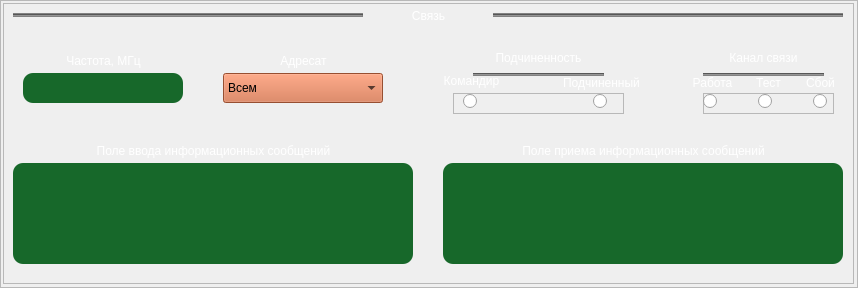
  <widget class="QFrame" name="frame_11">
   <property name="geometry">
    <rect>
     <x>810</x>
     <y>540</y>
     <width>858</width>
     <height>288</height>
    </rect>
   </property>
   <property name="frameShape">
    <enum>QFrame::StyledPanel</enum>
   </property>
   <property name="frameShadow">
    <enum>QFrame::Plain</enum>
   </property>
   <widget class="QFrame" name="frame_4">
    <property name="geometry">
     <rect>
      <x>3</x>
      <y>3</y>
      <width>851</width>
      <height>281</height>
     </rect>
    </property>
    <property name="frameShape">
     <enum>QFrame::StyledPanel</enum>
    </property>
    <property name="frameShadow">
     <enum>QFrame::Sunken</enum>
    </property>
    <widget class="QLabel" name="lbl_output">
     <property name="geometry">
      <rect>
       <x>10</x>
       <y>160</y>
       <width>400</width>
       <height>101</height>
      </rect>
     </property>
     <property name="styleSheet">
      <string notr="true">background-color: rgb(23,104,42);
border-radius: 10px;
</string>
     </property>
     <property name="text">
      <string/>
     </property>
     <property name="alignment">
      <set>Qt::AlignJustify|Qt::AlignTop</set>
     </property>
     <property name="wordWrap">
      <bool>true</bool>
     </property>
     <property name="margin">
      <number>10</number>
     </property>
    </widget>
    <widget class="QLineEdit" name="lineEdit">
     <property name="geometry">
      <rect>
       <x>440</x>
       <y>160</y>
       <width>400</width>
       <height>101</height>
      </rect>
     </property>
     <property name="styleSheet">
      <string notr="true">background-color: rgb(23,104,42);
border-radius: 10px;
</string>
     </property>
     <property name="frame">
      <bool>false</bool>
     </property>
     <property name="alignment">
      <set>Qt::AlignJustify|Qt::AlignTop</set>
     </property>
    </widget>
    <widget class="QLabel" name="lbl_9">
     <property name="geometry">
      <rect>
       <x>440</x>
       <y>140</y>
       <width>401</width>
       <height>16</height>
      </rect>
     </property>
     <property name="styleSheet">
      <string notr="true">color: rgb(255, 255, 255);
font: 9pt &quot;MS Shell Dlg 2&quot;;</string>
     </property>
     <property name="text">
      <string>Поле приема информационных сообщений</string>
     </property>
     <property name="alignment">
      <set>Qt::AlignCenter</set>
     </property>
    </widget>
    <widget class="Line" name="line_20">
     <property name="geometry">
      <rect>
       <x>490</x>
       <y>10</y>
       <width>350</width>
       <height>4</height>
      </rect>
     </property>
     <property name="styleSheet">
      <string notr="true">background-color:rgb(130, 130, 130)</string>
     </property>
     <property name="orientation">
      <enum>Qt::Horizontal</enum>
     </property>
    </widget>
    <widget class="QLineEdit" name="lineEdit_2">
     <property name="geometry">
      <rect>
       <x>20</x>
       <y>70</y>
       <width>160</width>
       <height>30</height>
      </rect>
     </property>
     <property name="styleSheet">
      <string notr="true">background-color: rgb(23,104,42);
border-radius: 10px;
</string>
     </property>
    </widget>
    <widget class="QLabel" name="lbl_1">
     <property name="geometry">
      <rect>
       <x>360</x>
       <y>5</y>
       <width>131</width>
       <height>16</height>
      </rect>
     </property>
     <property name="styleSheet">
      <string notr="true">color: rgb(255, 255, 255);</string>
     </property>
     <property name="text">
      <string>Связь</string>
     </property>
     <property name="alignment">
      <set>Qt::AlignCenter</set>
     </property>
    </widget>
    <widget class="QLabel" name="lbl_8">
     <property name="geometry">
      <rect>
       <x>10</x>
       <y>140</y>
       <width>401</width>
       <height>16</height>
      </rect>
     </property>
     <property name="styleSheet">
      <string notr="true">color: rgb(255, 255, 255);
font: 9pt &quot;MS Shell Dlg 2&quot;;</string>
     </property>
     <property name="text">
      <string>Поле ввода информационных сообщений</string>
     </property>
     <property name="alignment">
      <set>Qt::AlignCenter</set>
     </property>
    </widget>
    <widget class="QLabel" name="l_begining_13">
     <property name="geometry">
      <rect>
       <x>20</x>
       <y>50</y>
       <width>161</width>
       <height>16</height>
      </rect>
     </property>
     <property name="styleSheet">
      <string notr="true">color: rgb(255, 255, 255);</string>
     </property>
     <property name="text">
      <string>Частота, МГц</string>
     </property>
     <property name="alignment">
      <set>Qt::AlignCenter</set>
     </property>
    </widget>
    <widget class="QLabel" name="l_begining_15">
     <property name="geometry">
      <rect>
       <x>220</x>
       <y>50</y>
       <width>161</width>
       <height>16</height>
      </rect>
     </property>
     <property name="styleSheet">
      <string notr="true">color: rgb(255, 255, 255);</string>
     </property>
     <property name="text">
      <string>Адресат</string>
     </property>
     <property name="alignment">
      <set>Qt::AlignCenter</set>
     </property>
    </widget>
    <widget class="Line" name="line_19">
     <property name="geometry">
      <rect>
       <x>10</x>
       <y>10</y>
       <width>350</width>
       <height>4</height>
      </rect>
     </property>
     <property name="styleSheet">
      <string notr="true">background-color:rgb(130, 130, 130)</string>
     </property>
     <property name="orientation">
      <enum>Qt::Horizontal</enum>
     </property>
    </widget>
    <widget class="QLabel" name="l_begining_18">
     <property name="geometry">
      <rect>
       <x>423</x>
       <y>70</y>
       <width>91</width>
       <height>16</height>
      </rect>
     </property>
     <property name="styleSheet">
      <string notr="true">color: rgb(255, 255, 255);
font: 9pt &quot;MS Shell Dlg 2&quot;;</string>
     </property>
     <property name="text">
      <string>Командир</string>
     </property>
     <property name="alignment">
      <set>Qt::AlignCenter</set>
     </property>
    </widget>
    <widget class="QLabel" name="lbl_2">
     <property name="geometry">
      <rect>
       <x>533</x>
       <y>70</y>
       <width>131</width>
       <height>20</height>
      </rect>
     </property>
     <property name="styleSheet">
      <string notr="true">color: rgb(255, 255, 255);
font: 9pt &quot;MS Shell Dlg 2&quot;;</string>
     </property>
     <property name="text">
      <string>Подчиненный</string>
     </property>
     <property name="alignment">
      <set>Qt::AlignCenter</set>
     </property>
    </widget>
    <widget class="QLabel" name="lbl_3">
     <property name="geometry">
      <rect>
       <x>674</x>
       <y>70</y>
       <width>71</width>
       <height>20</height>
      </rect>
     </property>
     <property name="styleSheet">
      <string notr="true">color: rgb(255, 255, 255);
font: 9pt &quot;MS Shell Dlg 2&quot;;</string>
     </property>
     <property name="text">
      <string>Работа</string>
     </property>
     <property name="alignment">
      <set>Qt::AlignCenter</set>
     </property>
    </widget>
    <widget class="QLabel" name="lbl_4">
     <property name="geometry">
      <rect>
       <x>740</x>
       <y>70</y>
       <width>51</width>
       <height>20</height>
      </rect>
     </property>
     <property name="styleSheet">
      <string notr="true">color: rgb(255, 255, 255);
font: 9pt &quot;MS Shell Dlg 2&quot;;</string>
     </property>
     <property name="text">
      <string>Тест</string>
     </property>
     <property name="alignment">
      <set>Qt::AlignCenter</set>
     </property>
    </widget>
    <widget class="QLabel" name="lbl_5">
     <property name="geometry">
      <rect>
       <x>792</x>
       <y>70</y>
       <width>51</width>
       <height>20</height>
      </rect>
     </property>
     <property name="styleSheet">
      <string notr="true">color: rgb(255, 255, 255);
font: 9pt &quot;MS Shell Dlg 2&quot;;</string>
     </property>
     <property name="text">
      <string>Сбой</string>
     </property>
     <property name="alignment">
      <set>Qt::AlignCenter</set>
     </property>
    </widget>
    <widget class="QLabel" name="lbl_6">
     <property name="geometry">
      <rect>
       <x>470</x>
       <y>40</y>
       <width>131</width>
       <height>30</height>
      </rect>
     </property>
     <property name="styleSheet">
      <string notr="true">color: rgb(255, 255, 255);
font: 9pt &quot;MS Shell Dlg 2&quot;;</string>
     </property>
     <property name="text">
      <string>Подчиненность</string>
     </property>
     <property name="alignment">
      <set>Qt::AlignCenter</set>
     </property>
    </widget>
    <widget class="QLabel" name="lbl_7">
     <property name="geometry">
      <rect>
       <x>690</x>
       <y>40</y>
       <width>141</width>
       <height>30</height>
      </rect>
     </property>
     <property name="styleSheet">
      <string notr="true">color: rgb(255, 255, 255);
font: 9pt &quot;MS Shell Dlg 2&quot;;</string>
     </property>
     <property name="text">
      <string>Канал связи</string>
     </property>
     <property name="alignment">
      <set>Qt::AlignCenter</set>
     </property>
    </widget>
    <widget class="QComboBox" name="cb_mod_3">
     <property name="geometry">
      <rect>
       <x>220</x>
       <y>70</y>
       <width>160</width>
       <height>30</height>
      </rect>
     </property>
     <property name="cursor">
      <cursorShape>PointingHandCursor</cursorShape>
     </property>
     <property name="styleSheet">
      <string notr="true">background-color: rgb(212, 111, 68)</string>
     </property>
     <item>
      <property name="text">
       <string>Всем</string>
      </property>
     </item>
    </widget>
    <widget class="Line" name="line_10">
     <property name="geometry">
      <rect>
       <x>470</x>
       <y>70</y>
       <width>131</width>
       <height>3</height>
      </rect>
     </property>
     <property name="styleSheet">
      <string notr="true">background-color:rgb(130, 130, 130)</string>
     </property>
     <property name="orientation">
      <enum>Qt::Horizontal</enum>
     </property>
    </widget>
    <widget class="Line" name="line_15">
     <property name="geometry">
      <rect>
       <x>700</x>
       <y>70</y>
       <width>121</width>
       <height>3</height>
      </rect>
     </property>
     <property name="styleSheet">
      <string notr="true">background-color:rgb(130, 130, 130)</string>
     </property>
     <property name="orientation">
      <enum>Qt::Horizontal</enum>
     </property>
    </widget>
    <widget class="QFrame" name="frame_16">
     <property name="geometry">
      <rect>
       <x>450</x>
       <y>90</y>
       <width>171</width>
       <height>21</height>
      </rect>
     </property>
     <property name="frameShape">
      <enum>QFrame::StyledPanel</enum>
     </property>
     <property name="frameShadow">
      <enum>QFrame::Raised</enum>
     </property>
     <widget class="QRadioButton" name="radioButton_2">
      <property name="geometry">
       <rect>
        <x>140</x>
        <y>0</y>
        <width>21</width>
        <height>16</height>
       </rect>
      </property>
      <property name="text">
       <string/>
      </property>
     </widget>
     <widget class="QRadioButton" name="radioButton">
      <property name="geometry">
       <rect>
        <x>10</x>
        <y>0</y>
        <width>21</width>
        <height>16</height>
       </rect>
      </property>
      <property name="text">
       <string/>
      </property>
     </widget>
    </widget>
    <widget class="QFrame" name="frame_17">
     <property name="geometry">
      <rect>
       <x>700</x>
       <y>90</y>
       <width>131</width>
       <height>21</height>
      </rect>
     </property>
     <property name="frameShape">
      <enum>QFrame::StyledPanel</enum>
     </property>
     <property name="frameShadow">
      <enum>QFrame::Raised</enum>
     </property>
     <widget class="QRadioButton" name="radioButton_3">
      <property name="geometry">
       <rect>
        <x>110</x>
        <y>0</y>
        <width>21</width>
        <height>16</height>
       </rect>
      </property>
      <property name="text">
       <string/>
      </property>
     </widget>
     <widget class="QRadioButton" name="radioButton_5">
      <property name="geometry">
       <rect>
        <x>0</x>
        <y>0</y>
        <width>21</width>
        <height>16</height>
       </rect>
      </property>
      <property name="text">
       <string/>
      </property>
     </widget>
     <widget class="QRadioButton" name="radioButton_4">
      <property name="geometry">
       <rect>
        <x>55</x>
        <y>0</y>
        <width>21</width>
        <height>16</height>
       </rect>
      </property>
      <property name="text">
       <string/>
      </property>
     </widget>
    </widget>
   </widget>
  </widget>
